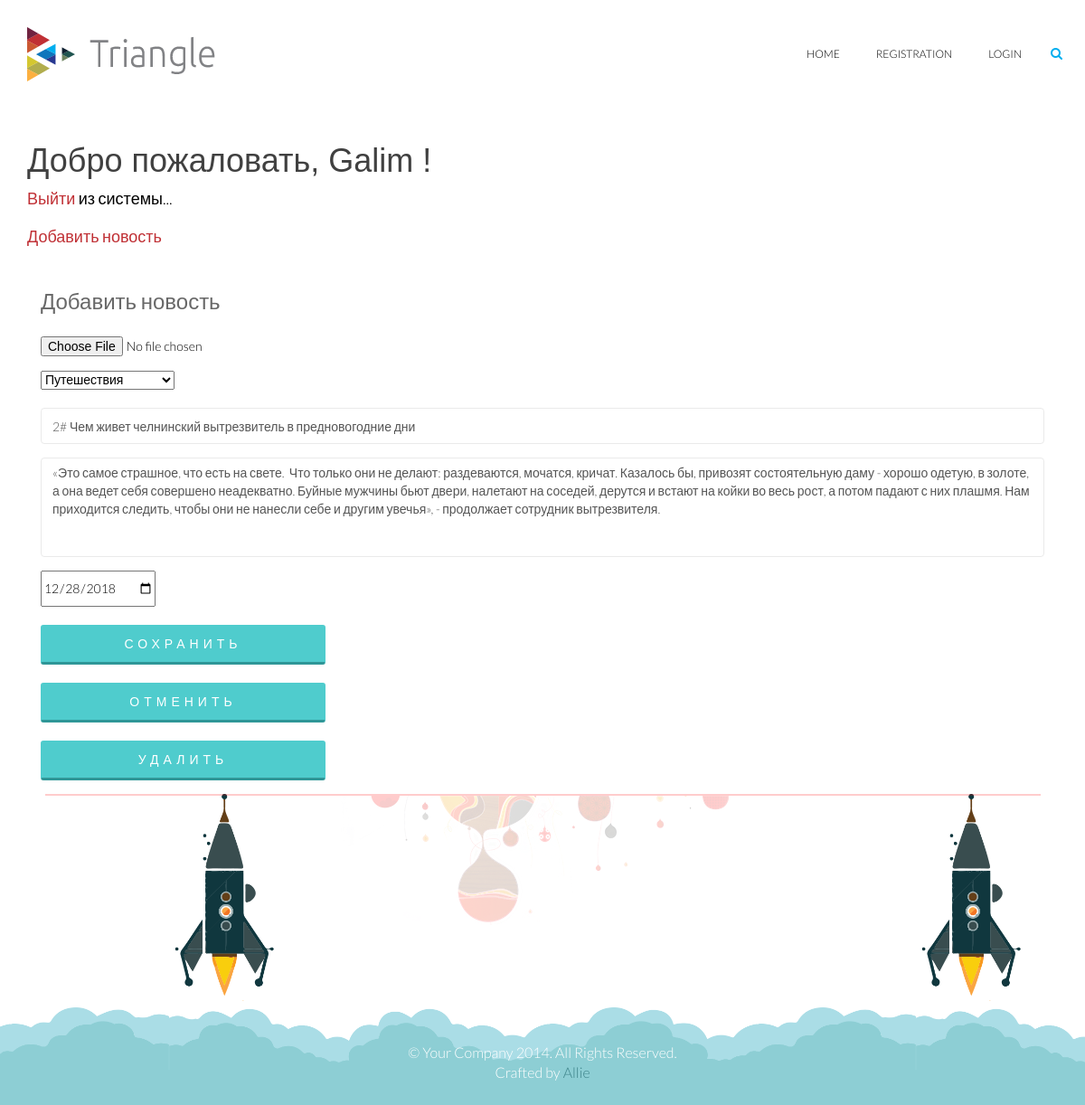
/?action=edit&itemID=40 (signed in), run on the app's committed database.
### tables this page shows
CREATE TABLE `news` (
  `id` int(11) NOT NULL,
  `picture` varchar(255) NOT NULL,
  `caption` varchar(255) NOT NULL,
  `description` text NOT NULL,
  `love` int(11) NOT NULL DEFAULT '0',
  `comments` int(11) NOT NULL DEFAULT '0',
  `date` date NOT NULL,
  `category_id` int(11) NOT NULL,
  `author` varchar(32) NOT NULL
);

### models/models.php (called while the page is built, shortened)
<?php
function getOneNews($id)
{
	$db = connectionToTheDatabase();
	$sql = 'SELECT * FROM news WHERE id = :id';
	$statement = $db->prepare($sql);
	$statement->bindParam(':id', $id, PDO::PARAM_INT);
	$statement->execute();
	return $statement->fetch(PDO::FETCH_ASSOC);
}
function getCategoriesList()
{
	$db = connectionToTheDatabase();
	$categoryList = array();
  $result = $db->query('SELECT id, name FROM category ORDER BY sort_order ASC');
  $i = 0;
  while ($row = $result->fetch()) {
      $categoryList[$i]['id'] = $row['id'];
      $categoryList[$i]['name'] = $row['name'];
      $i++;
  }
  return $categoryList;
}

### controllers/controllers.php (called while the page is built, shortened)
<?php
function editForm()
{
	if (isset($_GET['itemID'])) { $item = $_GET['itemID']; }
	else { $item = 1; }
	$resNews = getOneNews($item);
	$categories = getCategoriesList();
	$res = editNews($item);
	newParameterConnectTemplate('edit', $res, $resNews, $categories);
}

### components/components.php (called while the page is built, shortened)
<?php
function newParameterConnectTemplate($folder, $res, $resNews, $data)
{
	$template = ROOT.'/views/'.$folder.'/view.php';
	include_once($template);
	return true;
}

### views/edit/view.php (the view, shortened to what this page needs)
<?php if (isset($_SESSION['session_username'])): ?>
	<?php if ($resNews['author'] == $_SESSION['session_username']) { ?>
		<?php require_once(ROOT.'/views/layouts/header.php'); ?>
		  <?php require_once(ROOT.'/views/layouts/heading.php'); ?>
			<div class="container">
				<div class="col-md-12 col-sm-12">
					  <div class="contact-form bottom">
					      <h2>Добавить новость</h2>
					      <form name="contact-form" method="post" action="<?=$_SERVER['REQUEST_URI'] ?>" enctype="multipart/form-data">
					      		<div class="form-group">
					      			<input type="file" name="picture">
					      		</div>
					      		<div class="form-group">
					      			<label>
					      				<select name="categories" style="font-weight: normal;">
												  <?php foreach ($data as $categoryItem): ?>
												  	<option <?=$selected = ($resNews['category_id'] == $categoryItem['id']) ? 'selected' : ''; ?> value="<?php echo $categoryItem['id'];?>"><?php echo $categoryItem['name'];?></option>
												  <?php endforeach; ?>
												</select>
											</label>
					      		</div>
					          <div class="form-group">
					              <input type="text" name="caption" class="form-control" required="required" placeholder="Заголовок" value="<?=$resNews['caption'] ?>">
					          </div>
					          <div class="form-group">
					              <textarea name="description" id="message" required="required" class="form-control" rows="8" placeholder="Описание" ><?=$resNews['description'] ?></textarea>
					          </div>
					          <div class="form-group">
					          	<input type="date" name="date" id="publicationDate" placeholder="YYYY-MM-DD" maxlength="10" value="<?=$resNews['date'] ?>">
					          </div>
					          <div class="form-group" style="max-width: 315px;">
					            <input type="submit" name="save" class="btn btn-submit" value="Сохранить">
					          </div>
					          <div class="form-group" style="max-width: 315px;">
					            <input type="submit" name="cancellation" class="btn btn-submit" value="Отменить">
					          </div>
					          <div class="form-group" style="max-width: 315px;">
					          	<input type="submit" name="delete" class="btn btn-submit" value="Удалить">
					          </div>
					      </form>
					  </div>
				</div>
			</div>
		<?php require_once(ROOT.'/views/layouts/footer.php'); ?>
	<?php } else { ?>
		<p style="font-family: Arial; margin: 0;">Вы не автор новости...</p>
	<?php } ?>
<?php else: ?>
	<p style="font-family: Arial; margin: 0;">Пожалуйста авторизуйтесь...</p>
<?php endif; ?>

### template/css/main.css (style rules this page uses)
body { background: #fff; font-family: 'Lato', sans-serif; font-weight: 300; font-size: 14px; line-height: 22px; color: #000; }
html { height: 100%; }
h1, h2, h3, h4, h5, h6 { font-family: 'Lato', sans-serif; font-weight: 300; }
h2 { font-size: 24px; color: #686868; }
#message { height: 110px; resize: none; }
.bottom > h2 { margin-top: 0; margin-bottom: 26px; }
.form-control { border: 1px solid #eaeaea; font-weight: 300; outline: none; box-shadow: none; height: 40px; }
.btn-submit { width: 100%; background-color: #4fcccd; color: #fff; font-size: 14px; font-weight: 300; letter-spacing: 5px; text-transform: uppercase; border-radius: 3px; margin-top: 5px; border-bottom: 3px solid #2f9697; box-shadow: none; padding: 10px; }

### data on the page
news: caption "2# Чем живет челнинский вытрезвитель в предновогодние дни", description "«Это самое страшное, что есть на свете. Что только они не делают: раздеваются, мочатся, кричат. Казалось бы, привозят состоятельную даму - хорошо одетую, в золоте, а она ведет себя совершено неадекватно. Буйные мужчины бьют двери, налетают на соседей, дерутся и встают на койки во весь рост, а потом падают с них плашмя. Нам приходится следить, чтобы они не нанесли себе и другим увечья», - продолжает сотрудник вытрезвителя.", date "12/28/2018"

### other printed values
$_SESSION['session_username'] "Galim"
form field categories "Путешествия"
